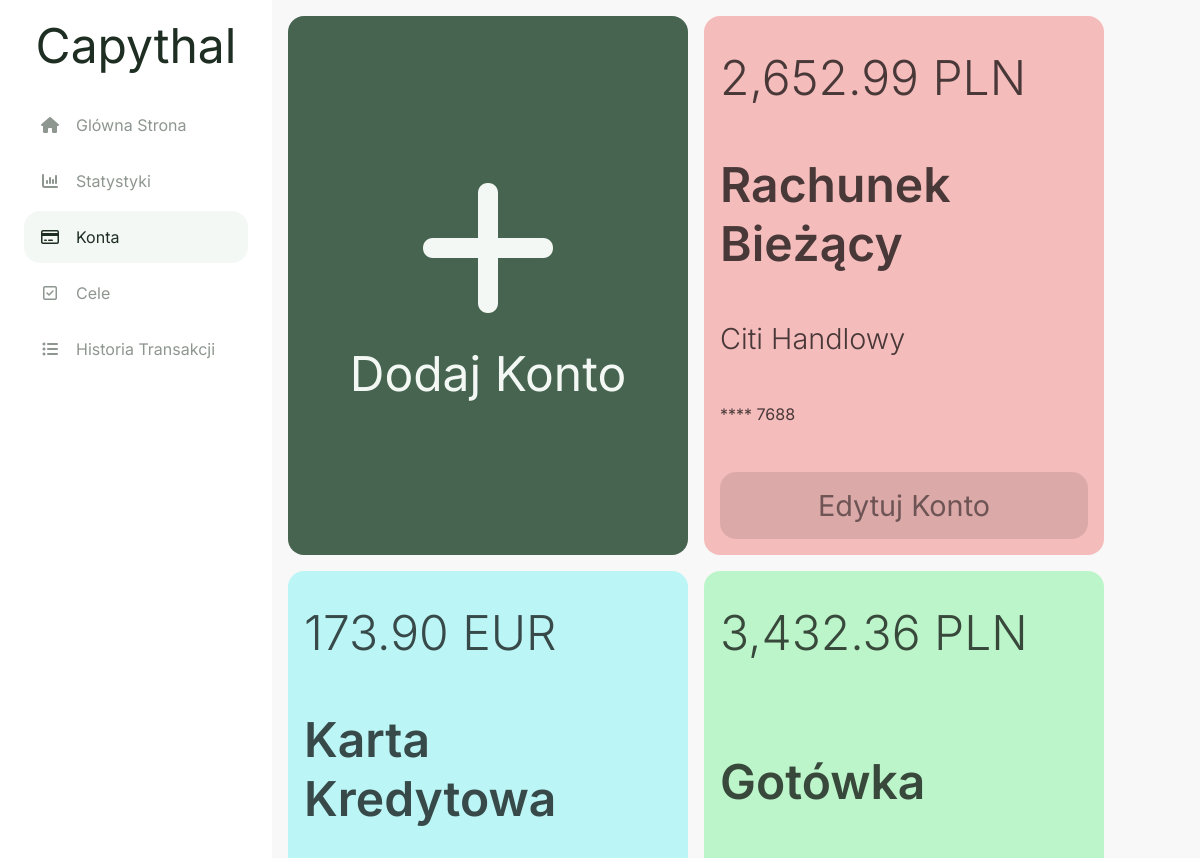
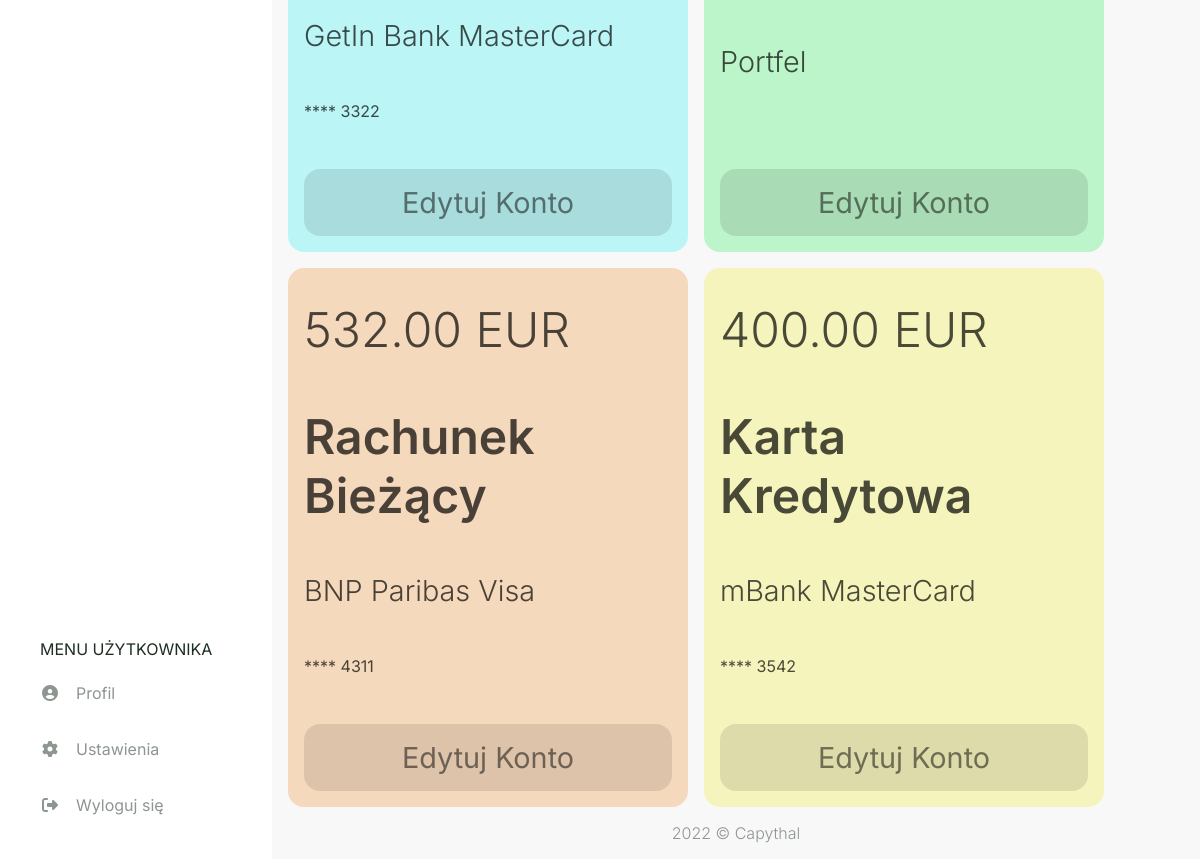
Page /accounts (signed in) on the earlier database version (2 pictures, top to bottom).
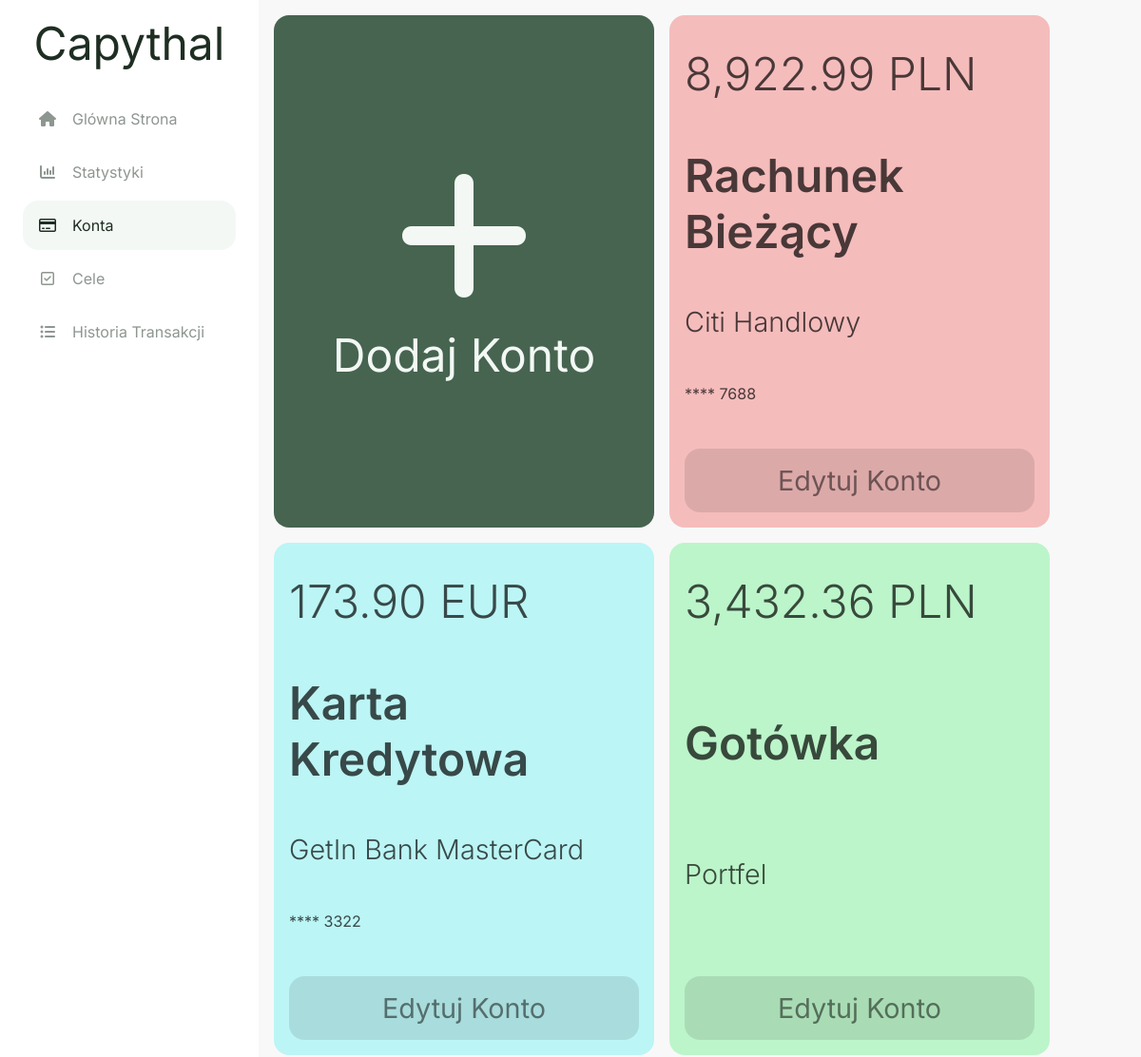
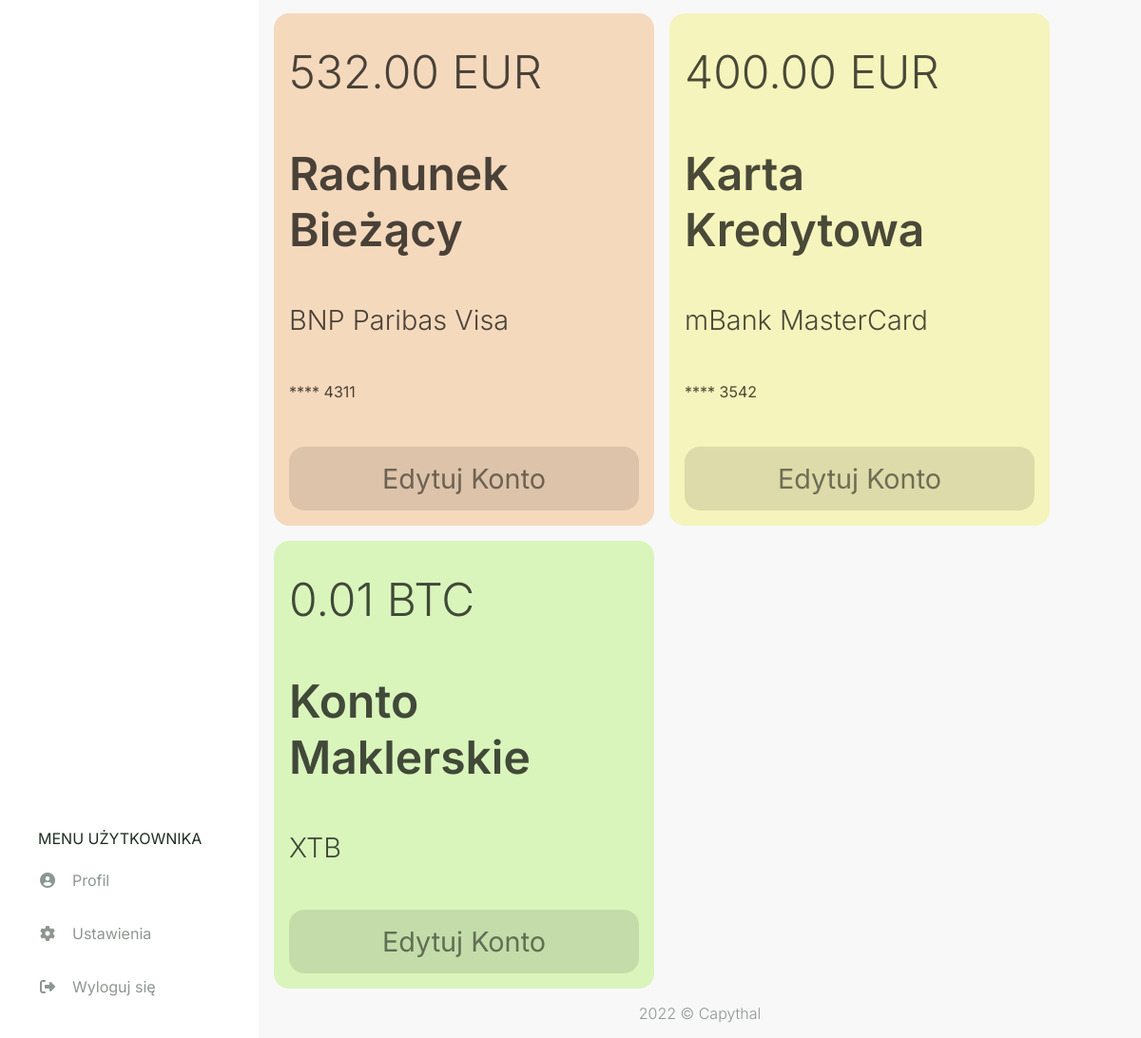
Same page on the later database version (2 pictures, top to bottom).
### capythal/models.py (models this page shows, shortened)
class account(db.Model):
    id = db.Column(db.Integer, primary_key=True)
    user_id = db.Column(db.Integer, db.ForeignKey('user.id'), nullable=False)
    currency_id = db.Column(db.Integer, db.ForeignKey('currency.id'), nullable=False)
    card_id = db.Column(db.Integer, db.ForeignKey('card.id'))
    acc_type_id = db.Column(db.Integer, db.ForeignKey('acc_type.id'), nullable=False)
    style_id = db.Column(db.Integer, db.ForeignKey('style.id'), nullable=False)
    amount = db.Column(db.Float(20,2), default = 0)
    card_number = db.Column(db.String(4))
    fin_inst = db.Column(db.String(20))
    transaction = db.relationship("transaction", backref="account", lazy=True)
    settings = db.relationship("settings", back_populates="account", uselist=False)
    goal = db.relationship("goal", backref="account", lazy=True)

class currency(db.Model):
    id = db.Column(db.Integer, primary_key=True)
    name = db.Column(db.String(20), nullable=False)
    account = db.relationship("account", backref="currency", lazy=True)
    settings = db.relationship("settings", backref="currency", lazy=True)

class acc_type(db.Model):
    id = db.Column(db.Integer, primary_key=True)
    name = db.Column(db.String(20), nullable=False)
    account = db.relationship("account", backref="acc_type", lazy=True)

class card(db.Model):
    id = db.Column(db.Integer, primary_key=True)
    name = db.Column(db.String(20), nullable=False)
    account = db.relationship("account", backref="card", lazy=True)

### capythal/routes.py (the view, shortened to what this page needs)
@app.route('/accounts', methods=['GET', 'POST'])
@login_required
def accounts():
    form_add = addAccForm()
    form_edit = editAccForm()
    accounts = db.session.query(account,currency,card,acc_type,style).join(currency).join(card).join(acc_type).join(style).filter(account.user_id == current_user.id)
    if form_edit.deleteAcc.data and form_edit.validate():
        db.session.execute(
            delete(account)
            .where((account.id == form_edit.account_id.data) & (account.user_id == current_user.id)))
        db.session.commit()
        return redirect(url_for('accounts'))
    return render_template("accounts.html", accounts = accounts, form_add = form_add, form_edit = form_edit)

### capythal/models.py (called while the page is built)
@login_manager.user_loader
def load_user(user_id):
    return user.query.get(int(user_id))

### capythal/routes.py (called while the page is built)
@app.template_filter()
def currencyFormat(value):
    value = float(value)
    return "{:,.2f}".format(value)

### capythal/templates/accounts.html (shortened to what this page needs)
{% extends "layout.html" %}
{% set active_page = "accounts" %}
{% block head %}
  {{ super() }}
  <link rel="stylesheet" href="{{ url_for('static', filename='css/accounts.css') }}">
  <link rel="stylesheet" href="{{ url_for('static', filename='css/modals/account-modal.css') }}">
{% endblock %}
{% block content %}
<div class="accounts-flexbox">
  <a href="#modal-add" class="account-add bg-main-btn fc-main-btn">
    <span class="account-plus-sign fa fa-plus"></span>
    <span class="fs-1">Dodaj Konto</span>
  </a>
  {% for account,currency,card,acc_type,style in accounts %}
    <div class="account-info style-{{ style.name }}">
      <span class="fs-1 fw-light">{{ account.amount | currencyFormat }} {{ currency.name }}</span>
      <span class="fs-1 fw-semibold">{{ acc_type.name }}</span>
      <span class="fs-2 fw-light">
        {% if account.fin_inst %}{{ account.fin_inst }}{% endif %} {% if card.name %}{{ card.name }}{% endif %}
      </span>
      {% if account.card_number %}
      <span class="fs-4">**** {{ account.card_number }}</span>
      {% endif %}
      <a href="#modal{{ account.id }}" class="account-edit" value=1>
        <span class="fs-2">Edytuj Konto</span>
      </a>
    </div>
  {% endfor %}
</div>
{% endblock %}

### capythal/templates/layout.html (shortened to what this page needs)
<!doctype html>
<html lang="pl">
  <head>
    {% block head %}
    <link rel="stylesheet" href="{{ url_for('static', filename='css/style.css') }}">
    {% endblock %}
  </head>
  <body>
    <aside id="navbar" class="navbar">
      <a class="logo fs-1" href="{{ url_for('home') }}">Capythal</a>
      <ul class="navbar-list-top">
        <li class="menu-button {{ 'active' if active_page == 'home' else '' }}">
          <a href="{{ url_for('home') }}" class="menu-button-link">
            <span class="fa fa-fw fa-home my-auto"></span>
            <span class="ml-1 fs-4">Glówna Strona</span>
          </a>
        </li>
        <li class="menu-button {{ 'active' if active_page == 'stats' else '' }}">
          <a href="{{ url_for('stats') }}" class="menu-button-link">
            <span class="fa fa-fw fa-bar-chart my-auto"></span>
            <span class="ml-1 fs-4">Statystyki</span>
          </a>
        </li>
        <li class="menu-button {{ 'active' if active_page == 'accounts' else '' }}">
          <a href="{{ url_for('accounts') }}" class="menu-button-link">
            <span class="fa fa-fw fa-credit-card my-auto"></span>
            <span class="ml-1 fs-4">Konta</span>
          </a>
        </li>
        <li class="menu-button {{ 'active' if active_page == 'goals' else '' }}">
          <a href="{{ url_for('goals') }}" class="menu-button-link">
            <span class="fa fa-fw fa-check-square-o my-auto"></span>
            <span class="ml-1 fs-4">Cele</span>
          </a>
        </li>
        <li class="menu-button {{ 'active' if active_page == 'history' else '' }}">
          <a href="{{ url_for('history') }}" class="menu-button-link">
            <span class="fa fa-fw fa-list-ul my-auto"></span>
            <span class="ml-1 fs-4">Historia Transakcji</span>
          </a>
        </li>
      </ul>
      <ul class="navbar-list-bottom">
        <li class="nav-item">
          <span class="ml-1 fs-4">MENU UŻYTKOWNIKA</span>
        </li>
        <li class="menu-button">
          <a href="{{ url_for('userpage') }}" class="menu-button-link">
            <span class="fa fa-fw fa-user-circle my-auto"></span>
            <span class="ml-1 fs-4">Profil</span>
          </a>
        </li>
        <li class="menu-button">
          <a href="" class="menu-button-link">
            <span class="fa fa-fw fa-cog my-auto"></span>
            <span class="ml-1 fs-4">Ustawienia</span>
          </a>
        </li>
        <li class="menu-button">
          <a href="{{ url_for('logout') }}" class="menu-button-link">
            <span class="fa fa-fw fa-sign-out my-auto"></span>
            <span class="ml-1 fs-4">Wyloguj się</span>
          </a>
        </li>
      </ul>
    </aside>
    <main class="main-content">
      {%block content%}
      {%endblock%}
    </main>
    <footer class="fc-secondary fw-light">
      2022 © Capythal
    </footer>
  </body>
</html>

### capythal/static/css/style.css (style rules this page uses)
html, body { padding: 0; margin: 0; }
html { height: 100%; font-family: 'Inter', sans-serif; width: 100%; }
body { background-color: #F8F8F8; color: #1F2E23; min-height: 100vh; display: flex; flex-direction: column; }
* { box-sizing: border-box; }
aside { background-color: #FFFFFF; }
a { color: #1F2E23; cursor: pointer; text-decoration: none; }
.bg-main-btn { background-color: #46644F; }
.style-red { color: hsl(0, 18%, 33%); background-color: hsl(0, 75%, 85%); }
.style-orange { color: hsl(30, 18%, 33%); background-color: hsl(30, 75%, 85%); }
.style-yellow { color: hsl(58, 18%, 33%); background-color: hsl(58, 75%, 85%); }
.style-lime { color: hsl(90, 18%, 33%); background-color: hsl(90, 75%, 85%); }
.style-green { color: hsl(135, 18%, 33%); background-color: hsl(135, 75%, 85%); }
.style-cyan { color: hsl(180, 18%, 33%); background-color: hsl(180, 75%, 85%); }
.fc-secondary { color: #8E9690; }
.fc-main-btn { color: #F3F8F5; }
.fw-light { font-weight: 300 !important; }
.fw-semibold { font-weight: 600 !important; }
.ml-1 { margin-left: 1rem !important; }
.my-auto { margin: auto 0; }
.navbar { transition: all 0.4s ease-in-out; }
.main-content { height: 100%; }
.navbar { display: flex; flex-direction: column; position: fixed; top: 0; bottom: 0; width: 0; opacity: 0; height: 100%; max-width: 75%; overflow-y: auto; z-index: 101; }
.logo { display: none; margin: 1rem auto 0; }
.navbar-list-top, .navbar-list-bottom { width: 100%; padding: 1.5rem; list-style: none }
.navbar-list-top { margin-top: 0; margin-bottom: auto; }
.navbar-list-bottom { margin-bottom: 0; }
.nav-item { margin: 0.5rem 0; }
.active { border-radius: 1rem; background-color: #F3F8F5; }
.active a { color: #1F2E23 !important; }
.menu-button a { margin-bottom: 0.25rem; color: #8E9690; }
.menu-button-link { display: flex; padding: 1rem; }
footer { margin-top: auto; display: flex; margin-bottom: 1rem; justify-content: center; }
.fs-1 { font-size: 2rem; }
.fs-2 { font-size: 1.5rem; }
.fs-4 { font-size: 0.8rem; }
@media (min-width: 500px) { .fs-1 { font-size: 3rem; } }
@media (min-width: 500px) { .fs-2 { font-size: 2rem; } }
@media (min-width: 500px) { .fs-4 { font-size: 1.2rem ; } }
@media (min-width: 800px) { .navbar { width: 100%; opacity: 1; max-width: 17rem; } }
@media (min-width: 800px) { footer { margin-left: 17rem; } }
@media (min-width: 800px) { .add-tr, .logo { display: block; } }
@media (min-width: 800px) { .main-content { margin-left: 17rem; } }
@media (min-width: 800px) { .fs-1 { font-size: 3rem; } }
@media (min-width: 800px) { .fs-2 { font-size: 1.8rem; } }
@media (min-width: 800px) { .fs-4 { font-size: 1rem; } }

### capythal/static/css/accounts.css (style rules this page uses)
.accounts-flexbox { padding: 1rem; display: flex; gap: 1rem; flex-wrap: wrap; }
.account-add, .account-info { flex: 1 0 100%; border-radius: 1rem; display: flex; flex-direction: column; }
.account-add { padding: 3.5rem; justify-content: center; align-items: center; gap: 1rem; }
.account-plus-sign { font-size: 10rem; }
.account-info { padding: 2rem 1rem 1rem; justify-content: space-between; gap: 3rem; color: rgba(0, 0, 0, 0.7); word-wrap: break-word; }
.account-edit { padding: 1rem; border-radius: 1rem; color: rgba(0, 0, 0, 0.5); background-color: rgba(0, 0, 0, 0.1); }
.account-edit > span { display: flex; justify-content: center; }
@media (min-width: 1100px) { .account-add, .account-info { max-width: 25rem; } }

Differences in the rows shown:
changed account "Citi Handlowy": amount "2,652.99" → "8,922.99"
added account: amount "0.01", name "BTC", name "Konto Maklerskie", fin_inst "XTB"
